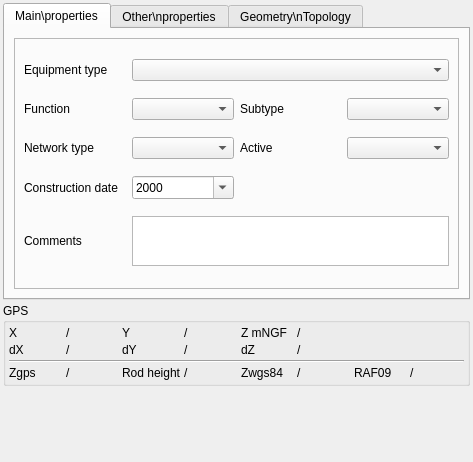
<?xml version="1.0" encoding="UTF-8"?>
<ui version="4.0">
 <class>Form_base3_wds</class>
 <widget class="QWidget" name="Form_base3_wds">
  <property name="geometry">
   <rect>
    <x>0</x>
    <y>0</y>
    <width>473</width>
    <height>462</height>
   </rect>
  </property>
  <property name="windowTitle">
   <string>Form</string>
  </property>
  <layout class="QVBoxLayout" name="verticalLayout_2" stretch="0,0,0">
   <property name="spacing">
    <number>3</number>
   </property>
   <property name="leftMargin">
    <number>3</number>
   </property>
   <property name="topMargin">
    <number>3</number>
   </property>
   <property name="rightMargin">
    <number>3</number>
   </property>
   <property name="bottomMargin">
    <number>3</number>
   </property>
   <item>
    <widget class="QTabWidget" name="tabWidget_4">
     <property name="currentIndex">
      <number>0</number>
     </property>
     <widget class="QWidget" name="tab_8">
      <attribute name="title">
       <string>Main\properties</string>
      </attribute>
      <layout class="QVBoxLayout" name="verticalLayout_6">
       <item>
        <widget class="QFrame" name="frame_4">
         <property name="frameShape">
          <enum>QFrame::StyledPanel</enum>
         </property>
         <property name="frameShadow">
          <enum>QFrame::Raised</enum>
         </property>
         <layout class="QGridLayout" name="gridLayout_16">
          <item row="3" column="0">
           <widget class="QLabel" name="label_13">
            <property name="text">
             <string>Network type</string>
            </property>
            <property name="wordWrap">
             <bool>true</bool>
            </property>
           </widget>
          </item>
          <item row="2" column="2">
           <widget class="QLabel" name="label_5">
            <property name="text">
             <string>Subtype</string>
            </property>
            <property name="wordWrap">
             <bool>true</bool>
            </property>
           </widget>
          </item>
          <item row="2" column="3">
           <widget class="QComboBox" name="comboBox_soustype"/>
          </item>
          <item row="1" column="0">
           <widget class="QLabel" name="label_11">
            <property name="text">
             <string>Equipment type</string>
            </property>
            <property name="wordWrap">
             <bool>true</bool>
            </property>
           </widget>
          </item>
          <item row="1" column="1" colspan="3">
           <widget class="QComboBox" name="comboBox_cat"/>
          </item>
          <item row="2" column="1">
           <widget class="QComboBox" name="comboBox_fonction"/>
          </item>
          <item row="2" column="0">
           <widget class="QLabel" name="label_49">
            <property name="text">
             <string>Function</string>
            </property>
           </widget>
          </item>
          <item row="3" column="3">
           <widget class="QComboBox" name="comboBox_enservice"/>
          </item>
          <item row="3" column="2">
           <widget class="QLabel" name="label_28">
            <property name="text">
             <string>Active</string>
            </property>
            <property name="wordWrap">
             <bool>true</bool>
            </property>
           </widget>
          </item>
          <item row="3" column="1">
           <widget class="QComboBox" name="comboBox_nature_reseau"/>
          </item>
          <item row="4" column="0">
           <widget class="QLabel" name="label_29">
            <property name="text">
             <string>Construction date</string>
            </property>
            <property name="wordWrap">
             <bool>true</bool>
            </property>
           </widget>
          </item>
          <item row="4" column="1">
           <widget class="QDateEdit" name="dateEdit_anneepose">
            <property name="displayFormat">
             <string>yyyy</string>
            </property>
            <property name="calendarPopup">
             <bool>true</bool>
            </property>
           </widget>
          </item>
          <item row="5" column="0">
           <widget class="QLabel" name="label_9">
            <property name="text">
             <string>Comments</string>
            </property>
           </widget>
          </item>
          <item row="5" column="1" colspan="3">
           <widget class="QTextBrowser" name="textBrowser_comm">
            <property name="maximumSize">
             <size>
              <width>16777215</width>
              <height>50</height>
             </size>
            </property>
            <property name="readOnly">
             <bool>false</bool>
            </property>
           </widget>
          </item>
         </layout>
        </widget>
       </item>
      </layout>
     </widget>
     <widget class="QWidget" name="tab_9">
      <attribute name="title">
       <string>Other\nproperties</string>
      </attribute>
      <layout class="QVBoxLayout" name="verticalLayout_8">
       <item>
        <widget class="QFrame" name="frame_2">
         <property name="frameShape">
          <enum>QFrame::StyledPanel</enum>
         </property>
         <property name="frameShadow">
          <enum>QFrame::Raised</enum>
         </property>
         <layout class="QGridLayout" name="gridLayout_20">
          <item row="0" column="0">
           <widget class="QLabel" name="label_6">
            <property name="text">
             <string>Access</string>
            </property>
            <property name="wordWrap">
             <bool>true</bool>
            </property>
           </widget>
          </item>
          <item row="0" column="1">
           <widget class="QComboBox" name="comboBox_acces"/>
          </item>
          <item row="1" column="0">
           <widget class="QLabel" name="label_50">
            <property name="text">
             <string>Access shape</string>
            </property>
           </widget>
          </item>
          <item row="1" column="1">
           <widget class="QComboBox" name="comboBox_formeaccess"/>
          </item>
          <item row="2" column="0">
           <widget class="QLabel" name="label_47">
            <property name="text">
             <string>Step presence</string>
            </property>
           </widget>
          </item>
          <item row="2" column="1">
           <widget class="QComboBox" name="comboBox_echelon"/>
          </item>
         </layout>
        </widget>
       </item>
       <item>
        <widget class="QStackedWidget" name="stackedWidget">
         <property name="currentIndex">
          <number>0</number>
         </property>
         <widget class="QWidget" name="VEN">
          <layout class="QGridLayout" name="gridLayout">
           <property name="leftMargin">
            <number>3</number>
           </property>
           <property name="topMargin">
            <number>3</number>
           </property>
           <property name="rightMargin">
            <number>3</number>
           </property>
           <property name="bottomMargin">
            <number>3</number>
           </property>
           <item row="1" column="0">
            <widget class="QLabel" name="label">
             <property name="text">
              <string>Altimétrie</string>
             </property>
            </widget>
           </item>
           <item row="0" column="0">
            <widget class="QLabel" name="label_3">
             <property name="text">
              <string>Ventouse</string>
             </property>
            </widget>
           </item>
           <item row="1" column="1">
            <widget class="QDoubleSpinBox" name="doubleSpinBox_altim">
             <property name="minimum">
              <double>-1.000000000000000</double>
             </property>
             <property name="maximum">
              <double>999999.000000000000000</double>
             </property>
            </widget>
           </item>
           <item row="1" column="2">
            <widget class="QToolButton" name="toolButton_altim">
             <property name="text">
              <string>...</string>
             </property>
            </widget>
           </item>
           <item row="2" column="1">
            <spacer name="verticalSpacer_2">
             <property name="orientation">
              <enum>Qt::Vertical</enum>
             </property>
             <property name="sizeHint" stdset="0">
              <size>
               <width>20</width>
               <height>40</height>
              </size>
             </property>
            </spacer>
           </item>
          </layout>
         </widget>
         <widget class="QWidget" name="VAN">
          <layout class="QGridLayout" name="gridLayout_5">
           <property name="leftMargin">
            <number>3</number>
           </property>
           <property name="topMargin">
            <number>3</number>
           </property>
           <property name="rightMargin">
            <number>3</number>
           </property>
           <property name="bottomMargin">
            <number>3</number>
           </property>
           <item row="2" column="3">
            <widget class="QComboBox" name="comboBox_manipulable"/>
           </item>
           <item row="4" column="1">
            <widget class="QComboBox" name="comboBox_position"/>
           </item>
           <item row="2" column="0">
            <widget class="QLabel" name="label_10">
             <property name="text">
              <string>Accessibility</string>
             </property>
             <property name="wordWrap">
              <bool>true</bool>
             </property>
            </widget>
           </item>
           <item row="0" column="0">
            <widget class="QLabel" name="label_2">
             <property name="text">
              <string>Valve</string>
             </property>
            </widget>
           </item>
           <item row="4" column="0">
            <widget class="QLabel" name="label_7">
             <property name="text">
              <string>Position</string>
             </property>
             <property name="wordWrap">
              <bool>true</bool>
             </property>
            </widget>
           </item>
           <item row="2" column="1">
            <widget class="QComboBox" name="comboBox_accessibilite"/>
           </item>
           <item row="2" column="2">
            <widget class="QLabel" name="label_12">
             <property name="text">
              <string>Manipulability</string>
             </property>
             <property name="wordWrap">
              <bool>true</bool>
             </property>
            </widget>
           </item>
           <item row="1" column="0">
            <widget class="QLabel" name="label_8">
             <property name="text">
              <string>Localisation</string>
             </property>
             <property name="wordWrap">
              <bool>true</bool>
             </property>
            </widget>
           </item>
           <item row="1" column="1">
            <widget class="QComboBox" name="comboBox_localisation"/>
           </item>
           <item row="5" column="1">
            <spacer name="verticalSpacer_3">
             <property name="orientation">
              <enum>Qt::Vertical</enum>
             </property>
             <property name="sizeHint" stdset="0">
              <size>
               <width>20</width>
               <height>40</height>
              </size>
             </property>
            </spacer>
           </item>
          </layout>
         </widget>
         <widget class="QWidget" name="VID">
          <layout class="QGridLayout" name="gridLayout_6">
           <property name="leftMargin">
            <number>3</number>
           </property>
           <property name="topMargin">
            <number>3</number>
           </property>
           <property name="rightMargin">
            <number>3</number>
           </property>
           <property name="bottomMargin">
            <number>3</number>
           </property>
           <item row="1" column="0">
            <widget class="QLabel" name="label_15">
             <property name="text">
              <string>Outlet</string>
             </property>
            </widget>
           </item>
           <item row="0" column="0">
            <widget class="QLabel" name="label_14">
             <property name="text">
              <string>Draining</string>
             </property>
            </widget>
           </item>
           <item row="1" column="1">
            <widget class="QLineEdit" name="lineEdit_exutoire"/>
           </item>
           <item row="2" column="1">
            <spacer name="verticalSpacer_4">
             <property name="orientation">
              <enum>Qt::Vertical</enum>
             </property>
             <property name="sizeHint" stdset="0">
              <size>
               <width>20</width>
               <height>40</height>
              </size>
             </property>
            </spacer>
           </item>
          </layout>
         </widget>
         <widget class="QWidget" name="REG">
          <layout class="QGridLayout" name="gridLayout_7">
           <property name="leftMargin">
            <number>3</number>
           </property>
           <property name="topMargin">
            <number>3</number>
           </property>
           <property name="rightMargin">
            <number>3</number>
           </property>
           <property name="bottomMargin">
            <number>3</number>
           </property>
           <property name="horizontalSpacing">
            <number>3</number>
           </property>
           <item row="2" column="1">
            <widget class="QDoubleSpinBox" name="doubleSpinBox_cons_av">
             <property name="minimum">
              <double>-1.000000000000000</double>
             </property>
             <property name="maximum">
              <double>999999.000000000000000</double>
             </property>
            </widget>
           </item>
           <item row="1" column="0">
            <widget class="QLabel" name="label_17">
             <property name="text">
              <string>Valve upstream setting</string>
             </property>
            </widget>
           </item>
           <item row="0" column="0">
            <widget class="QLabel" name="label_16">
             <property name="text">
              <string>Pressure control valve</string>
             </property>
            </widget>
           </item>
           <item row="1" column="1">
            <widget class="QDoubleSpinBox" name="doubleSpinBox_cons_am">
             <property name="minimum">
              <double>-1.000000000000000</double>
             </property>
             <property name="maximum">
              <double>999999.000000000000000</double>
             </property>
            </widget>
           </item>
           <item row="1" column="2">
            <widget class="QToolButton" name="toolButton_cons_am">
             <property name="text">
              <string>...</string>
             </property>
            </widget>
           </item>
           <item row="2" column="2">
            <widget class="QToolButton" name="toolButton_cons_av">
             <property name="text">
              <string>...</string>
             </property>
            </widget>
           </item>
           <item row="2" column="0">
            <widget class="QLabel" name="label_18">
             <property name="text">
              <string>Valve downstream setting</string>
             </property>
            </widget>
           </item>
           <item row="3" column="1">
            <spacer name="verticalSpacer_5">
             <property name="orientation">
              <enum>Qt::Vertical</enum>
             </property>
             <property name="sizeHint" stdset="0">
              <size>
               <width>20</width>
               <height>40</height>
              </size>
             </property>
            </spacer>
           </item>
          </layout>
         </widget>
         <widget class="QWidget" name="HYD">
          <layout class="QGridLayout" name="gridLayout_8">
           <property name="leftMargin">
            <number>3</number>
           </property>
           <property name="topMargin">
            <number>3</number>
           </property>
           <property name="rightMargin">
            <number>3</number>
           </property>
           <property name="bottomMargin">
            <number>3</number>
           </property>
           <item row="1" column="1">
            <widget class="QSpinBox" name="spinBox_idsdis">
             <property name="minimum">
              <number>-1</number>
             </property>
             <property name="maximum">
              <number>999999</number>
             </property>
            </widget>
           </item>
           <item row="2" column="4">
            <widget class="QLineEdit" name="lineEdit_type"/>
           </item>
           <item row="2" column="3">
            <widget class="QLabel" name="label_22">
             <property name="text">
              <string>Brand type</string>
             </property>
             <property name="wordWrap">
              <bool>true</bool>
             </property>
            </widget>
           </item>
           <item row="1" column="0">
            <widget class="QLabel" name="label_20">
             <property name="text">
              <string>Fire department id</string>
             </property>
             <property name="wordWrap">
              <bool>true</bool>
             </property>
            </widget>
           </item>
           <item row="0" column="0">
            <widget class="QLabel" name="label_19">
             <property name="text">
              <string>Hydrant</string>
             </property>
            </widget>
           </item>
           <item row="1" column="2">
            <widget class="QToolButton" name="toolButton_idsdis">
             <property name="text">
              <string>...</string>
             </property>
            </widget>
           </item>
           <item row="3" column="1" colspan="2">
            <widget class="QComboBox" name="comboBox_conformite"/>
           </item>
           <item row="2" column="0">
            <widget class="QLabel" name="label_21">
             <property name="text">
              <string>Brand name</string>
             </property>
             <property name="wordWrap">
              <bool>true</bool>
             </property>
            </widget>
           </item>
           <item row="2" column="1" colspan="2">
            <widget class="QLineEdit" name="lineEdit_marque"/>
           </item>
           <item row="3" column="0">
            <widget class="QLabel" name="label_23">
             <property name="text">
              <string>Conformity</string>
             </property>
            </widget>
           </item>
           <item row="4" column="1">
            <spacer name="verticalSpacer_12">
             <property name="orientation">
              <enum>Qt::Vertical</enum>
             </property>
             <property name="sizeHint" stdset="0">
              <size>
               <width>20</width>
               <height>40</height>
              </size>
             </property>
            </spacer>
           </item>
          </layout>
         </widget>
         <widget class="QWidget" name="COM">
          <layout class="QGridLayout" name="gridLayout_9">
           <property name="leftMargin">
            <number>3</number>
           </property>
           <property name="topMargin">
            <number>3</number>
           </property>
           <property name="rightMargin">
            <number>3</number>
           </property>
           <property name="bottomMargin">
            <number>3</number>
           </property>
           <item row="0" column="0" colspan="2">
            <widget class="QTabWidget" name="tabWidget">
             <property name="currentIndex">
              <number>0</number>
             </property>
             <widget class="QWidget" name="tab">
              <attribute name="title">
               <string>Général</string>
              </attribute>
              <layout class="QGridLayout" name="gridLayout_11">
               <property name="leftMargin">
                <number>3</number>
               </property>
               <property name="topMargin">
                <number>3</number>
               </property>
               <property name="rightMargin">
                <number>3</number>
               </property>
               <property name="bottomMargin">
                <number>3</number>
               </property>
               <item row="0" column="2">
                <widget class="QLabel" name="label_32">
                 <property name="text">
                  <string>Accessibility</string>
                 </property>
                 <property name="wordWrap">
                  <bool>true</bool>
                 </property>
                </widget>
               </item>
               <item row="2" column="0">
                <widget class="QLabel" name="label_26">
                 <property name="text">
                  <string>Node emitter</string>
                 </property>
                 <property name="wordWrap">
                  <bool>true</bool>
                 </property>
                </widget>
               </item>
               <item row="2" column="1">
                <widget class="QComboBox" name="comboBox_tete_emettrice"/>
               </item>
               <item row="2" column="2">
                <widget class="QLabel" name="label_30">
                 <property name="text">
                  <string>Retrofitable</string>
                 </property>
                 <property name="wordWrap">
                  <bool>true</bool>
                 </property>
                </widget>
               </item>
               <item row="0" column="0">
                <widget class="QLabel" name="label_31">
                 <property name="text">
                  <string>Localisation</string>
                 </property>
                 <property name="wordWrap">
                  <bool>true</bool>
                 </property>
                </widget>
               </item>
               <item row="3" column="0">
                <widget class="QLabel" name="label_36">
                 <property name="text">
                  <string>Remote monitoring</string>
                 </property>
                </widget>
               </item>
               <item row="3" column="1">
                <widget class="QComboBox" name="comboBox_telerelevage"/>
               </item>
               <item row="2" column="3">
                <widget class="QComboBox" name="comboBox_equipable"/>
               </item>
               <item row="0" column="3">
                <widget class="QComboBox" name="comboBox_accessibilite2"/>
               </item>
               <item row="0" column="1">
                <widget class="QComboBox" name="comboBox_localisation2"/>
               </item>
              </layout>
             </widget>
             <widget class="QWidget" name="tab_2">
              <attribute name="title">
               <string>Précisions</string>
              </attribute>
              <layout class="QGridLayout" name="gridLayout_12">
               <property name="leftMargin">
                <number>3</number>
               </property>
               <property name="topMargin">
                <number>3</number>
               </property>
               <property name="rightMargin">
                <number>3</number>
               </property>
               <property name="bottomMargin">
                <number>3</number>
               </property>
               <item row="0" column="4">
                <widget class="QSpinBox" name="spinBox_numero">
                 <property name="minimum">
                  <number>-1</number>
                 </property>
                 <property name="maximum">
                  <number>999999</number>
                 </property>
                </widget>
               </item>
               <item row="3" column="0">
                <widget class="QLabel" name="label_37">
                 <property name="text">
                  <string>Maintenance firm</string>
                 </property>
                 <property name="wordWrap">
                  <bool>true</bool>
                 </property>
                </widget>
               </item>
               <item row="0" column="1">
                <widget class="QDoubleSpinBox" name="doubleSpinBox_dimensions">
                 <property name="minimum">
                  <double>-1.000000000000000</double>
                 </property>
                 <property name="maximum">
                  <double>999999.000000000000000</double>
                 </property>
                </widget>
               </item>
               <item row="0" column="0">
                <widget class="QLabel" name="label_25">
                 <property name="text">
                  <string>Dimension</string>
                 </property>
                 <property name="wordWrap">
                  <bool>true</bool>
                 </property>
                </widget>
               </item>
               <item row="0" column="2">
                <widget class="QToolButton" name="toolButton">
                 <property name="text">
                  <string>...</string>
                 </property>
                </widget>
               </item>
               <item row="2" column="0">
                <widget class="QLabel" name="label_34">
                 <property name="text">
                  <string>Brand name</string>
                 </property>
                 <property name="wordWrap">
                  <bool>true</bool>
                 </property>
                </widget>
               </item>
               <item row="0" column="3">
                <widget class="QLabel" name="label_27">
                 <property name="text">
                  <string>Number</string>
                 </property>
                 <property name="wordWrap">
                  <bool>true</bool>
                 </property>
                </widget>
               </item>
               <item row="0" column="5">
                <widget class="QToolButton" name="toolButton_2">
                 <property name="text">
                  <string>...</string>
                 </property>
                </widget>
               </item>
               <item row="2" column="3">
                <widget class="QLabel" name="label_35">
                 <property name="text">
                  <string>Brand ref</string>
                 </property>
                 <property name="wordWrap">
                  <bool>true</bool>
                 </property>
                </widget>
               </item>
               <item row="2" column="4" colspan="2">
                <widget class="QLineEdit" name="lineEdit_type2"/>
               </item>
               <item row="2" column="1" colspan="2">
                <widget class="QLineEdit" name="lineEdit_marque2"/>
               </item>
               <item row="3" column="3">
                <widget class="QLabel" name="label_38">
                 <property name="text">
                  <string>Linked equipments</string>
                 </property>
                 <property name="wordWrap">
                  <bool>true</bool>
                 </property>
                </widget>
               </item>
               <item row="3" column="4" colspan="2">
                <widget class="QLineEdit" name="lineEdit_organes_associes"/>
               </item>
               <item row="3" column="1" colspan="2">
                <widget class="QLineEdit" name="lineEdit_entreprise"/>
               </item>
              </layout>
             </widget>
            </widget>
           </item>
          </layout>
         </widget>
         <widget class="QWidget" name="DEB">
          <layout class="QGridLayout" name="gridLayout_10">
           <property name="leftMargin">
            <number>3</number>
           </property>
           <property name="topMargin">
            <number>3</number>
           </property>
           <property name="rightMargin">
            <number>3</number>
           </property>
           <property name="bottomMargin">
            <number>3</number>
           </property>
           <item row="0" column="0">
            <widget class="QLabel" name="label_33">
             <property name="text">
              <string>Flow meter</string>
             </property>
            </widget>
           </item>
           <item row="1" column="0">
            <spacer name="verticalSpacer_11">
             <property name="orientation">
              <enum>Qt::Vertical</enum>
             </property>
             <property name="sizeHint" stdset="0">
              <size>
               <width>20</width>
               <height>40</height>
              </size>
             </property>
            </spacer>
           </item>
          </layout>
         </widget>
         <widget class="QWidget" name="CHL">
          <layout class="QGridLayout" name="gridLayout_4">
           <property name="leftMargin">
            <number>3</number>
           </property>
           <property name="topMargin">
            <number>3</number>
           </property>
           <property name="rightMargin">
            <number>3</number>
           </property>
           <property name="bottomMargin">
            <number>3</number>
           </property>
           <item row="1" column="0">
            <widget class="QLabel" name="label_40">
             <property name="text">
              <string>Maintenance firm</string>
             </property>
            </widget>
           </item>
           <item row="2" column="0">
            <widget class="QLabel" name="label_41">
             <property name="text">
              <string>Remote monitoring</string>
             </property>
            </widget>
           </item>
           <item row="2" column="1">
            <widget class="QComboBox" name="comboBox_telerelevage2"/>
           </item>
           <item row="1" column="1">
            <widget class="QLineEdit" name="lineEdit_entreprise2"/>
           </item>
           <item row="0" column="0">
            <widget class="QLabel" name="label_39">
             <property name="text">
              <string>Chloration</string>
             </property>
            </widget>
           </item>
           <item row="3" column="1">
            <spacer name="verticalSpacer_10">
             <property name="orientation">
              <enum>Qt::Vertical</enum>
             </property>
             <property name="sizeHint" stdset="0">
              <size>
               <width>20</width>
               <height>40</height>
              </size>
             </property>
            </spacer>
           </item>
          </layout>
         </widget>
         <widget class="QWidget" name="RPC">
          <layout class="QGridLayout" name="gridLayout_13">
           <property name="leftMargin">
            <number>3</number>
           </property>
           <property name="topMargin">
            <number>3</number>
           </property>
           <property name="rightMargin">
            <number>3</number>
           </property>
           <property name="bottomMargin">
            <number>3</number>
           </property>
           <item row="0" column="0">
            <widget class="QLabel" name="label_42">
             <property name="text">
              <string>Robinet de prise en charge</string>
             </property>
            </widget>
           </item>
           <item row="1" column="0">
            <widget class="QLabel" name="label_43">
             <property name="text">
              <string>Clamp</string>
             </property>
            </widget>
           </item>
           <item row="1" column="1">
            <widget class="QComboBox" name="comboBox_collier"/>
           </item>
           <item row="2" column="1">
            <spacer name="verticalSpacer_9">
             <property name="orientation">
              <enum>Qt::Vertical</enum>
             </property>
             <property name="sizeHint" stdset="0">
              <size>
               <width>20</width>
               <height>40</height>
              </size>
             </property>
            </spacer>
           </item>
          </layout>
         </widget>
         <widget class="QWidget" name="SPE">
          <layout class="QGridLayout" name="gridLayout_14">
           <property name="leftMargin">
            <number>3</number>
           </property>
           <property name="topMargin">
            <number>3</number>
           </property>
           <property name="rightMargin">
            <number>3</number>
           </property>
           <property name="bottomMargin">
            <number>3</number>
           </property>
           <item row="0" column="0">
            <widget class="QLabel" name="label_44">
             <property name="text">
              <string>Special equipment</string>
             </property>
            </widget>
           </item>
           <item row="1" column="0">
            <spacer name="verticalSpacer_8">
             <property name="orientation">
              <enum>Qt::Vertical</enum>
             </property>
             <property name="sizeHint" stdset="0">
              <size>
               <width>20</width>
               <height>40</height>
              </size>
             </property>
            </spacer>
           </item>
          </layout>
         </widget>
         <widget class="QWidget" name="AUT">
          <layout class="QGridLayout" name="gridLayout_15">
           <property name="leftMargin">
            <number>3</number>
           </property>
           <property name="topMargin">
            <number>3</number>
           </property>
           <property name="rightMargin">
            <number>3</number>
           </property>
           <property name="bottomMargin">
            <number>3</number>
           </property>
           <item row="0" column="0">
            <widget class="QLabel" name="label_45">
             <property name="text">
              <string>Other/unknow</string>
             </property>
            </widget>
           </item>
           <item row="1" column="0">
            <spacer name="verticalSpacer_7">
             <property name="orientation">
              <enum>Qt::Vertical</enum>
             </property>
             <property name="sizeHint" stdset="0">
              <size>
               <width>20</width>
               <height>40</height>
              </size>
             </property>
            </spacer>
           </item>
          </layout>
         </widget>
        </widget>
       </item>
      </layout>
     </widget>
     <widget class="QWidget" name="tab_10">
      <attribute name="title">
       <string>Geometry\nTopology</string>
      </attribute>
      <layout class="QVBoxLayout" name="verticalLayout_7">
       <item>
        <widget class="QFrame" name="frame">
         <property name="frameShape">
          <enum>QFrame::StyledPanel</enum>
         </property>
         <property name="frameShadow">
          <enum>QFrame::Raised</enum>
         </property>
         <layout class="QGridLayout" name="gridLayout_2">
          <item row="2" column="2">
           <widget class="QToolButton" name="toolButton_diam">
            <property name="text">
             <string>...</string>
            </property>
           </widget>
          </item>
          <item row="3" column="2">
           <widget class="QToolButton" name="toolButton_prof">
            <property name="text">
             <string>...</string>
            </property>
           </widget>
          </item>
          <item row="2" column="3">
           <widget class="QLabel" name="label_46">
            <property name="text">
             <string>Outlet diameter if different</string>
            </property>
            <property name="wordWrap">
             <bool>true</bool>
            </property>
           </widget>
          </item>
          <item row="2" column="0">
           <widget class="QLabel" name="label_4">
            <property name="text">
             <string>Diameter</string>
            </property>
            <property name="wordWrap">
             <bool>true</bool>
            </property>
           </widget>
          </item>
          <item row="2" column="5">
           <widget class="QToolButton" name="toolButton_diamsor">
            <property name="text">
             <string>...</string>
            </property>
           </widget>
          </item>
          <item row="3" column="0">
           <widget class="QLabel" name="label_48">
            <property name="text">
             <string>Depth</string>
            </property>
           </widget>
          </item>
          <item row="2" column="4">
           <widget class="QDoubleSpinBox" name="doubleSpinBox_diamsor">
            <property name="decimals">
             <number>3</number>
            </property>
           </widget>
          </item>
          <item row="2" column="1">
           <widget class="QDoubleSpinBox" name="doubleSpinBox_diam">
            <property name="decimals">
             <number>3</number>
            </property>
            <property name="minimum">
             <double>-1.000000000000000</double>
            </property>
            <property name="maximum">
             <double>999999.000000000000000</double>
            </property>
           </widget>
          </item>
          <item row="3" column="1">
           <widget class="QDoubleSpinBox" name="doubleSpinBox_prof">
            <property name="minimum">
             <double>-1.000000000000000</double>
            </property>
            <property name="maximum">
             <double>999999.000000000000000</double>
            </property>
           </widget>
          </item>
         </layout>
        </widget>
       </item>
       <item>
        <widget class="QFrame" name="frame_5">
         <property name="frameShape">
          <enum>QFrame::StyledPanel</enum>
         </property>
         <property name="frameShadow">
          <enum>QFrame::Raised</enum>
         </property>
         <layout class="QGridLayout" name="gridLayout_18">
          <property name="leftMargin">
           <number>3</number>
          </property>
          <property name="topMargin">
           <number>3</number>
          </property>
          <property name="rightMargin">
           <number>3</number>
          </property>
          <property name="bottomMargin">
           <number>3</number>
          </property>
          <property name="spacing">
           <number>3</number>
          </property>
          <item row="2" column="1">
           <widget class="QDoubleSpinBox" name="doubleSpinBox_Z">
            <property name="minimum">
             <double>-99.000000000000000</double>
            </property>
            <property name="maximum">
             <double>99999999.000000000000000</double>
            </property>
           </widget>
          </item>
          <item row="1" column="1">
           <widget class="QDoubleSpinBox" name="doubleSpinBox_Y">
            <property name="minimum">
             <double>-99.000000000000000</double>
            </property>
            <property name="maximum">
             <double>99999999.000000000000000</double>
            </property>
           </widget>
          </item>
          <item row="2" column="3">
           <widget class="QDoubleSpinBox" name="doubleSpinBox_dZ">
            <property name="minimum">
             <double>-1.000000000000000</double>
            </property>
            <property name="maximum">
             <double>999.000000000000000</double>
            </property>
           </widget>
          </item>
          <item row="1" column="0">
           <widget class="QLabel" name="label_55">
            <property name="text">
             <string>Y</string>
            </property>
           </widget>
          </item>
          <item row="2" column="0">
           <widget class="QLabel" name="label_56">
            <property name="text">
             <string>Z cover</string>
            </property>
           </widget>
          </item>
          <item row="1" column="3">
           <widget class="QDoubleSpinBox" name="doubleSpinBox_dY">
            <property name="minimum">
             <double>-1.000000000000000</double>
            </property>
            <property name="maximum">
             <double>999.000000000000000</double>
            </property>
           </widget>
          </item>
          <item row="0" column="0">
           <widget class="QLabel" name="label_57">
            <property name="text">
             <string>X</string>
            </property>
           </widget>
          </item>
          <item row="0" column="3">
           <widget class="QDoubleSpinBox" name="doubleSpinBox_dX">
            <property name="minimum">
             <double>-1.000000000000000</double>
            </property>
            <property name="maximum">
             <double>999.000000000000000</double>
            </property>
           </widget>
          </item>
          <item row="0" column="1">
           <widget class="QDoubleSpinBox" name="doubleSpinBox_X">
            <property name="minimum">
             <double>-99.000000000000000</double>
            </property>
            <property name="maximum">
             <double>99999999.000000000000000</double>
            </property>
           </widget>
          </item>
          <item row="1" column="2">
           <widget class="QLabel" name="label_58">
            <property name="text">
             <string>dY</string>
            </property>
           </widget>
          </item>
          <item row="0" column="2">
           <widget class="QLabel" name="label_59">
            <property name="text">
             <string>dX</string>
            </property>
           </widget>
          </item>
          <item row="2" column="2">
           <widget class="QLabel" name="label_60">
            <property name="text">
             <string>dZ</string>
            </property>
           </widget>
          </item>
          <item row="3" column="0" colspan="4">
           <widget class="QPushButton" name="pushButton_getGPS">
            <property name="text">
             <string>GPS</string>
            </property>
           </widget>
          </item>
         </layout>
        </widget>
       </item>
      </layout>
     </widget>
    </widget>
   </item>
   <item>
    <widget class="QGroupBox" name="groupBox_2">
     <property name="title">
      <string>GPS</string>
     </property>
     <layout class="QGridLayout" name="gridLayout_17">
      <property name="leftMargin">
       <number>3</number>
      </property>
      <property name="topMargin">
       <number>3</number>
      </property>
      <property name="rightMargin">
       <number>3</number>
      </property>
      <property name="bottomMargin">
       <number>3</number>
      </property>
      <property name="spacing">
       <number>3</number>
      </property>
      <item row="0" column="3">
       <widget class="QLabel" name="label_Y">
        <property name="text">
         <string>/</string>
        </property>
       </widget>
      </item>
      <item row="0" column="2">
       <widget class="QLabel" name="label_64">
        <property name="text">
         <string>Y</string>
        </property>
       </widget>
      </item>
      <item row="1" column="5">
       <widget class="QLabel" name="label_dZ">
        <property name="text">
         <string>/</string>
        </property>
       </widget>
      </item>
      <item row="0" column="5">
       <widget class="QLabel" name="label_Z">
        <property name="text">
         <string>/</string>
        </property>
       </widget>
      </item>
      <item row="1" column="1">
       <widget class="QLabel" name="label_dX">
        <property name="text">
         <string>/</string>
        </property>
       </widget>
      </item>
      <item row="3" column="6">
       <widget class="QLabel" name="label_61">
        <property name="text">
         <string>RAF09</string>
        </property>
       </widget>
      </item>
      <item row="1" column="4">
       <widget class="QLabel" name="label_68">
        <property name="text">
         <string>dZ</string>
        </property>
       </widget>
      </item>
      <item row="1" column="0">
       <widget class="QLabel" name="label_65">
        <property name="text">
         <string>dX</string>
        </property>
       </widget>
      </item>
      <item row="1" column="2">
       <widget class="QLabel" name="label_67">
        <property name="text">
         <string>dY</string>
        </property>
       </widget>
      </item>
      <item row="1" column="3">
       <widget class="QLabel" name="label_dY">
        <property name="text">
         <string>/</string>
        </property>
       </widget>
      </item>
      <item row="3" column="0">
       <widget class="QLabel" name="label_62">
        <property name="text">
         <string>Zgps</string>
        </property>
       </widget>
      </item>
      <item row="0" column="4">
       <widget class="QLabel" name="label_66">
        <property name="text">
         <string>Z mNGF</string>
        </property>
       </widget>
      </item>
      <item row="3" column="1">
       <widget class="QLabel" name="label_zgps">
        <property name="text">
         <string>/</string>
        </property>
       </widget>
      </item>
      <item row="3" column="3">
       <widget class="QLabel" name="label_hautperche">
        <property name="text">
         <string>/</string>
        </property>
       </widget>
      </item>
      <item row="3" column="2">
       <widget class="QLabel" name="label_70">
        <property name="text">
         <string>Rod height</string>
        </property>
       </widget>
      </item>
      <item row="3" column="5">
       <widget class="QLabel" name="label_zwgs84">
        <property name="text">
         <string>/</string>
        </property>
       </widget>
      </item>
      <item row="3" column="4">
       <widget class="QLabel" name="label_63">
        <property name="text">
         <string>Zwgs84</string>
        </property>
       </widget>
      </item>
      <item row="0" column="1">
       <widget class="QLabel" name="label_X">
        <property name="text">
         <string>/</string>
        </property>
       </widget>
      </item>
      <item row="0" column="0">
       <widget class="QLabel" name="label_69">
        <property name="text">
         <string>X</string>
        </property>
       </widget>
      </item>
      <item row="3" column="7">
       <widget class="QLabel" name="label_raf09">
        <property name="text">
         <string>/</string>
        </property>
       </widget>
      </item>
      <item row="2" column="0" colspan="8">
       <widget class="Line" name="line">
        <property name="orientation">
         <enum>Qt::Horizontal</enum>
        </property>
       </widget>
      </item>
     </layout>
    </widget>
   </item>
   <item>
    <spacer name="verticalSpacer">
     <property name="orientation">
      <enum>Qt::Vertical</enum>
     </property>
     <property name="sizeHint" stdset="0">
      <size>
       <width>20</width>
       <height>40</height>
      </size>
     </property>
    </spacer>
   </item>
  </layout>
 </widget>
 <resources/>
 <connections/>
</ui>
